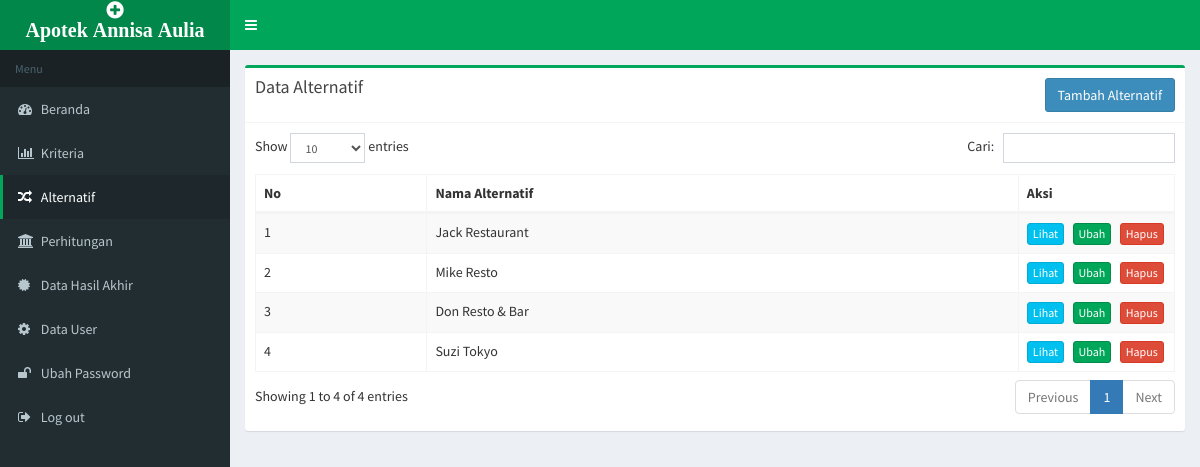
The app's page /index.php?page=alternatif (signed in) with its own data.
### tables this page shows
CREATE TABLE `alternatif` (
  `id_alternatif` int(5) NOT NULL,
  `nama_alternatif` varchar(50) NOT NULL
);

### alternatif.php (the view, shortened to what this page needs)
<?php
$link_update='?page=update_alternatif';
$link_lihat='?page=lihat_alternatif';
$list_data='';
$q="select * from alternatif order by id_alternatif";
$q=mysqli_query($con,$q);
if(mysqli_num_rows($q) > 0){
	while($r=mysqli_fetch_array($q)){
		$id=$r['id_alternatif'];
		$list_data.='
		<tr>
		<td></td>
		<td>'.$r['nama_alternatif'].'</td>
		<td>
		<a href="'.$link_lihat.'&amp;id='.$id.'" class="btn btn-info btn-xs" title="Lihat">Lihat</a> &nbsp;
		<a href="'.$link_update.'&amp;id='.$id.'&amp;action=edit" class="btn btn-success btn-xs" title="Ubah">Ubah</a> &nbsp;
		<a href="#" data-href="'.$link_update.'&amp;id='.$id.'&amp;action=delete" data-toggle="modal" data-target="#confirm-delete" class="btn btn-danger btn-xs" title="Hapus">Hapus</a></td>
		</tr>';
	}
}
?>
<div class="box box-success">
	<div class="box-header with-border">
		<h3 class="box-title">Data Alternatif</h3>
		<div class="button-right">
			<a href="<?php echo $link_update;?>" class="btn btn-primary">Tambah Alternatif</a>
		</div>
	</div>
	<div class="box-body">
		<div class="table-responsive">
			<table class="table table-striped table-bordered" id="dataTables1">
				<thead>
					<tr>
						<th>No</th>
						<th>Nama Alternatif</th>
						<th width="120">Aksi</th>
					</tr>
				</thead>
				<tbody>
					<?php echo $list_data;?>
				</tbody>
			</table>
		</div>
	</div>
</div>

### assets/css/custom.css (style rules this page uses)
.dataTable > thead > tr > th[class*="sort"]:after { content: "" !important; }
.dataTable > thead > tr > th[class*="sort"]:before { content: "" !important; }
.button-right { float: right; }

### records on screen
alternatif: nama_alternatif "Jack Restaurant"
alternatif: nama_alternatif "Mike Resto"
alternatif: nama_alternatif "Don Resto & Bar"
alternatif: nama_alternatif "Suzi Tokyo"
